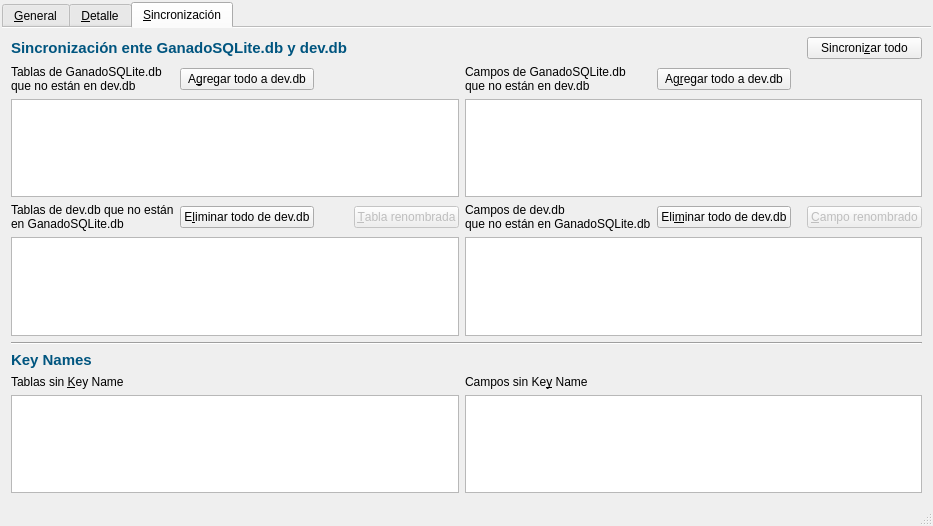
<?xml version="1.0" encoding="UTF-8"?>
<ui version="4.0">
 <class>MainWindow</class>
 <widget class="QMainWindow" name="MainWindow">
  <property name="geometry">
   <rect>
    <x>0</x>
    <y>0</y>
    <width>889</width>
    <height>526</height>
   </rect>
  </property>
  <property name="windowTitle">
   <string>Ganado - Documentación de la base de tatos</string>
  </property>
  <property name="windowIcon">
   <iconset>
    <normaloff>Doc.ico</normaloff>Doc.ico</iconset>
  </property>
  <widget class="QWidget" name="centralwidget">
   <layout class="QGridLayout" name="gridLayout_2">
    <property name="leftMargin">
     <number>2</number>
    </property>
    <property name="topMargin">
     <number>2</number>
    </property>
    <property name="rightMargin">
     <number>2</number>
    </property>
    <property name="bottomMargin">
     <number>2</number>
    </property>
    <property name="spacing">
     <number>2</number>
    </property>
    <item row="0" column="0">
     <widget class="QTabWidget" name="tabWidget">
      <property name="sizePolicy">
       <sizepolicy hsizetype="Preferred" vsizetype="Expanding">
        <horstretch>0</horstretch>
        <verstretch>0</verstretch>
       </sizepolicy>
      </property>
      <property name="tabPosition">
       <enum>QTabWidget::North</enum>
      </property>
      <property name="tabShape">
       <enum>QTabWidget::Rounded</enum>
      </property>
      <property name="currentIndex">
       <number>2</number>
      </property>
      <property name="iconSize">
       <size>
        <width>16</width>
        <height>16</height>
       </size>
      </property>
      <property name="documentMode">
       <bool>true</bool>
      </property>
      <property name="tabsClosable">
       <bool>false</bool>
      </property>
      <property name="movable">
       <bool>true</bool>
      </property>
      <property name="tabBarAutoHide">
       <bool>true</bool>
      </property>
      <widget class="QWidget" name="tabMain">
       <attribute name="title">
        <string>&amp;General</string>
       </attribute>
       <layout class="QGridLayout" name="gridLayout">
        <property name="leftMargin">
         <number>2</number>
        </property>
        <property name="topMargin">
         <number>2</number>
        </property>
        <property name="rightMargin">
         <number>2</number>
        </property>
        <property name="bottomMargin">
         <number>2</number>
        </property>
        <property name="spacing">
         <number>2</number>
        </property>
        <item row="0" column="0">
         <widget class="QTableView" name="tableViewDb">
          <property name="font">
           <font>
            <pointsize>8</pointsize>
           </font>
          </property>
          <property name="selectionMode">
           <enum>QAbstractItemView::SingleSelection</enum>
          </property>
          <property name="selectionBehavior">
           <enum>QAbstractItemView::SelectRows</enum>
          </property>
          <property name="horizontalScrollMode">
           <enum>QAbstractItemView::ScrollPerPixel</enum>
          </property>
          <property name="gridStyle">
           <enum>Qt::DotLine</enum>
          </property>
          <attribute name="horizontalHeaderVisible">
           <bool>false</bool>
          </attribute>
          <attribute name="verticalHeaderVisible">
           <bool>false</bool>
          </attribute>
          <attribute name="verticalHeaderMinimumSectionSize">
           <number>12</number>
          </attribute>
          <attribute name="verticalHeaderDefaultSectionSize">
           <number>14</number>
          </attribute>
         </widget>
        </item>
        <item row="1" column="0">
         <layout class="QHBoxLayout" name="horizontalLayout">
          <item>
           <widget class="QPushButton" name="btnTablesToCSV">
            <property name="text">
             <string>Exportar &amp;Tablas...</string>
            </property>
           </widget>
          </item>
          <item>
           <widget class="QPushButton" name="btnFieldsToCSV">
            <property name="text">
             <string>Exportar &amp;Campos...</string>
            </property>
           </widget>
          </item>
          <item>
           <spacer name="horizontalSpacer_6">
            <property name="orientation">
             <enum>Qt::Horizontal</enum>
            </property>
            <property name="sizeHint" stdset="0">
             <size>
              <width>623</width>
              <height>20</height>
             </size>
            </property>
           </spacer>
          </item>
         </layout>
        </item>
       </layout>
      </widget>
      <widget class="QWidget" name="tabDetail">
       <attribute name="title">
        <string>&amp;Detalle</string>
       </attribute>
       <layout class="QGridLayout" name="gridLayout_3" columnstretch="0,0">
        <property name="leftMargin">
         <number>6</number>
        </property>
        <property name="topMargin">
         <number>3</number>
        </property>
        <property name="rightMargin">
         <number>6</number>
        </property>
        <property name="bottomMargin">
         <number>6</number>
        </property>
        <property name="horizontalSpacing">
         <number>6</number>
        </property>
        <property name="verticalSpacing">
         <number>3</number>
        </property>
        <item row="0" column="0">
         <widget class="QLabel" name="lblTabla">
          <property name="palette">
           <palette>
            <active>
             <colorrole role="WindowText">
              <brush brushstyle="SolidPattern">
               <color alpha="255">
                <red>0</red>
                <green>85</green>
                <blue>127</blue>
               </color>
              </brush>
             </colorrole>
            </active>
            <inactive>
             <colorrole role="WindowText">
              <brush brushstyle="SolidPattern">
               <color alpha="255">
                <red>0</red>
                <green>85</green>
                <blue>127</blue>
               </color>
              </brush>
             </colorrole>
            </inactive>
            <disabled>
             <colorrole role="WindowText">
              <brush brushstyle="SolidPattern">
               <color alpha="255">
                <red>120</red>
                <green>120</green>
                <blue>120</blue>
               </color>
              </brush>
             </colorrole>
            </disabled>
           </palette>
          </property>
          <property name="font">
           <font>
            <pointsize>11</pointsize>
            <weight>75</weight>
            <bold>true</bold>
           </font>
          </property>
          <property name="text">
           <string>Tabla:</string>
          </property>
         </widget>
        </item>
        <item row="1" column="1">
         <widget class="QTableView" name="tableViewCampos">
          <property name="font">
           <font>
            <pointsize>8</pointsize>
           </font>
          </property>
          <property name="selectionMode">
           <enum>QAbstractItemView::SingleSelection</enum>
          </property>
          <property name="selectionBehavior">
           <enum>QAbstractItemView::SelectRows</enum>
          </property>
          <property name="horizontalScrollMode">
           <enum>QAbstractItemView::ScrollPerPixel</enum>
          </property>
          <property name="gridStyle">
           <enum>Qt::DotLine</enum>
          </property>
          <attribute name="horizontalHeaderVisible">
           <bool>false</bool>
          </attribute>
          <attribute name="verticalHeaderVisible">
           <bool>false</bool>
          </attribute>
          <attribute name="verticalHeaderMinimumSectionSize">
           <number>12</number>
          </attribute>
          <attribute name="verticalHeaderDefaultSectionSize">
           <number>14</number>
          </attribute>
         </widget>
        </item>
        <item row="0" column="1">
         <widget class="QLabel" name="lblCampos">
          <property name="palette">
           <palette>
            <active>
             <colorrole role="WindowText">
              <brush brushstyle="SolidPattern">
               <color alpha="255">
                <red>0</red>
                <green>85</green>
                <blue>127</blue>
               </color>
              </brush>
             </colorrole>
            </active>
            <inactive>
             <colorrole role="WindowText">
              <brush brushstyle="SolidPattern">
               <color alpha="255">
                <red>0</red>
                <green>85</green>
                <blue>127</blue>
               </color>
              </brush>
             </colorrole>
            </inactive>
            <disabled>
             <colorrole role="WindowText">
              <brush brushstyle="SolidPattern">
               <color alpha="255">
                <red>120</red>
                <green>120</green>
                <blue>120</blue>
               </color>
              </brush>
             </colorrole>
            </disabled>
           </palette>
          </property>
          <property name="font">
           <font>
            <pointsize>11</pointsize>
            <weight>75</weight>
            <bold>true</bold>
           </font>
          </property>
          <property name="text">
           <string>Campos de la tabla:</string>
          </property>
         </widget>
        </item>
        <item row="1" column="0">
         <widget class="QTableView" name="tableViewTablas">
          <property name="font">
           <font>
            <pointsize>8</pointsize>
           </font>
          </property>
          <property name="selectionMode">
           <enum>QAbstractItemView::SingleSelection</enum>
          </property>
          <property name="selectionBehavior">
           <enum>QAbstractItemView::SelectRows</enum>
          </property>
          <property name="horizontalScrollMode">
           <enum>QAbstractItemView::ScrollPerPixel</enum>
          </property>
          <property name="gridStyle">
           <enum>Qt::DotLine</enum>
          </property>
          <attribute name="horizontalHeaderVisible">
           <bool>false</bool>
          </attribute>
          <attribute name="verticalHeaderVisible">
           <bool>false</bool>
          </attribute>
          <attribute name="verticalHeaderMinimumSectionSize">
           <number>12</number>
          </attribute>
          <attribute name="verticalHeaderDefaultSectionSize">
           <number>14</number>
          </attribute>
         </widget>
        </item>
        <item row="2" column="0">
         <widget class="QLabel" name="lblValores">
          <property name="palette">
           <palette>
            <active>
             <colorrole role="WindowText">
              <brush brushstyle="SolidPattern">
               <color alpha="255">
                <red>0</red>
                <green>85</green>
                <blue>127</blue>
               </color>
              </brush>
             </colorrole>
            </active>
            <inactive>
             <colorrole role="WindowText">
              <brush brushstyle="SolidPattern">
               <color alpha="255">
                <red>0</red>
                <green>85</green>
                <blue>127</blue>
               </color>
              </brush>
             </colorrole>
            </inactive>
            <disabled>
             <colorrole role="WindowText">
              <brush brushstyle="SolidPattern">
               <color alpha="255">
                <red>120</red>
                <green>120</green>
                <blue>120</blue>
               </color>
              </brush>
             </colorrole>
            </disabled>
           </palette>
          </property>
          <property name="font">
           <font>
            <pointsize>11</pointsize>
            <weight>75</weight>
            <bold>true</bold>
           </font>
          </property>
          <property name="text">
           <string>Valores de la tabla:</string>
          </property>
         </widget>
        </item>
        <item row="3" column="0" colspan="2">
         <widget class="QTableView" name="tableViewValores">
          <property name="font">
           <font>
            <pointsize>8</pointsize>
           </font>
          </property>
          <property name="selectionMode">
           <enum>QAbstractItemView::SingleSelection</enum>
          </property>
          <property name="selectionBehavior">
           <enum>QAbstractItemView::SelectRows</enum>
          </property>
          <property name="horizontalScrollMode">
           <enum>QAbstractItemView::ScrollPerPixel</enum>
          </property>
          <property name="gridStyle">
           <enum>Qt::DotLine</enum>
          </property>
          <attribute name="horizontalHeaderVisible">
           <bool>false</bool>
          </attribute>
          <attribute name="verticalHeaderVisible">
           <bool>false</bool>
          </attribute>
          <attribute name="verticalHeaderMinimumSectionSize">
           <number>12</number>
          </attribute>
          <attribute name="verticalHeaderDefaultSectionSize">
           <number>14</number>
          </attribute>
         </widget>
        </item>
       </layout>
      </widget>
      <widget class="QWidget" name="tabSync">
       <attribute name="title">
        <string>&amp;Sincronización</string>
       </attribute>
       <layout class="QGridLayout" name="gridLayout_4">
        <item row="0" column="7">
         <widget class="QPushButton" name="btnSyncAll">
          <property name="text">
           <string>Sincroni&amp;zar todo</string>
          </property>
         </widget>
        </item>
        <item row="1" column="0">
         <widget class="QLabel" name="lblTablasWork">
          <property name="text">
           <string>Tablas de GanadoSQLite.db
que no están en dev.db</string>
          </property>
          <property name="buddy">
           <cstring>listViewTablasWork</cstring>
          </property>
         </widget>
        </item>
        <item row="0" column="0" colspan="3">
         <widget class="QLabel" name="lblSync">
          <property name="palette">
           <palette>
            <active>
             <colorrole role="WindowText">
              <brush brushstyle="SolidPattern">
               <color alpha="255">
                <red>0</red>
                <green>85</green>
                <blue>127</blue>
               </color>
              </brush>
             </colorrole>
            </active>
            <inactive>
             <colorrole role="WindowText">
              <brush brushstyle="SolidPattern">
               <color alpha="255">
                <red>0</red>
                <green>85</green>
                <blue>127</blue>
               </color>
              </brush>
             </colorrole>
            </inactive>
            <disabled>
             <colorrole role="WindowText">
              <brush brushstyle="SolidPattern">
               <color alpha="255">
                <red>120</red>
                <green>120</green>
                <blue>120</blue>
               </color>
              </brush>
             </colorrole>
            </disabled>
           </palette>
          </property>
          <property name="font">
           <font>
            <pointsize>11</pointsize>
            <weight>75</weight>
            <bold>true</bold>
           </font>
          </property>
          <property name="text">
           <string>Sincronización ente GanadoSQLite.db y dev.db</string>
          </property>
         </widget>
        </item>
        <item row="0" column="3" colspan="4">
         <spacer name="horizontalSpacer_5">
          <property name="orientation">
           <enum>Qt::Horizontal</enum>
          </property>
          <property name="sizeHint" stdset="0">
           <size>
            <width>402</width>
            <height>20</height>
           </size>
          </property>
         </spacer>
        </item>
        <item row="1" column="1">
         <widget class="QPushButton" name="btnSincTablas1">
          <property name="text">
           <string>A&amp;gregar todo a dev.db</string>
          </property>
         </widget>
        </item>
        <item row="3" column="0">
         <widget class="QLabel" name="lblTablasDoc">
          <property name="text">
           <string>Tablas de dev.db que no están
en GanadoSQLite.db</string>
          </property>
          <property name="buddy">
           <cstring>listViewTablasDoc</cstring>
          </property>
         </widget>
        </item>
        <item row="3" column="2">
         <spacer name="horizontalSpacer_3">
          <property name="orientation">
           <enum>Qt::Horizontal</enum>
          </property>
          <property name="sizeHint" stdset="0">
           <size>
            <width>40</width>
            <height>20</height>
           </size>
          </property>
         </spacer>
        </item>
        <item row="3" column="4">
         <widget class="QLabel" name="lblCamposDoc">
          <property name="text">
           <string>Campos de dev.db
que no están en GanadoSQLite.db</string>
          </property>
          <property name="buddy">
           <cstring>listViewCamposDoc</cstring>
          </property>
         </widget>
        </item>
        <item row="3" column="5">
         <widget class="QPushButton" name="btnSincCampos2">
          <property name="text">
           <string>Eli&amp;minar todo de dev.db</string>
          </property>
         </widget>
        </item>
        <item row="4" column="0" colspan="4">
         <widget class="QListView" name="listViewTablasDoc">
          <property name="font">
           <font>
            <pointsize>8</pointsize>
           </font>
          </property>
          <property name="gridSize">
           <size>
            <width>0</width>
            <height>14</height>
           </size>
          </property>
         </widget>
        </item>
        <item row="2" column="0" colspan="4">
         <widget class="QListView" name="listViewTablasWork">
          <property name="font">
           <font>
            <pointsize>8</pointsize>
           </font>
          </property>
          <property name="gridSize">
           <size>
            <width>0</width>
            <height>14</height>
           </size>
          </property>
         </widget>
        </item>
        <item row="3" column="7">
         <widget class="QPushButton" name="btnRenamedField">
          <property name="enabled">
           <bool>false</bool>
          </property>
          <property name="text">
           <string>&amp;Campo renombrado</string>
          </property>
         </widget>
        </item>
        <item row="1" column="5">
         <widget class="QPushButton" name="btnSincCampos1">
          <property name="text">
           <string>Ag&amp;regar todo a dev.db</string>
          </property>
         </widget>
        </item>
        <item row="2" column="4" colspan="4">
         <widget class="QListView" name="listViewCamposWork">
          <property name="font">
           <font>
            <pointsize>8</pointsize>
           </font>
          </property>
          <property name="gridSize">
           <size>
            <width>0</width>
            <height>14</height>
           </size>
          </property>
         </widget>
        </item>
        <item row="4" column="4" colspan="4">
         <widget class="QListView" name="listViewCamposDoc">
          <property name="font">
           <font>
            <pointsize>8</pointsize>
           </font>
          </property>
          <property name="gridSize">
           <size>
            <width>0</width>
            <height>14</height>
           </size>
          </property>
         </widget>
        </item>
        <item row="5" column="0" colspan="8">
         <widget class="Line" name="line">
          <property name="orientation">
           <enum>Qt::Horizontal</enum>
          </property>
         </widget>
        </item>
        <item row="6" column="0">
         <widget class="QLabel" name="lblKeyNames">
          <property name="palette">
           <palette>
            <active>
             <colorrole role="WindowText">
              <brush brushstyle="SolidPattern">
               <color alpha="255">
                <red>0</red>
                <green>85</green>
                <blue>127</blue>
               </color>
              </brush>
             </colorrole>
            </active>
            <inactive>
             <colorrole role="WindowText">
              <brush brushstyle="SolidPattern">
               <color alpha="255">
                <red>0</red>
                <green>85</green>
                <blue>127</blue>
               </color>
              </brush>
             </colorrole>
            </inactive>
            <disabled>
             <colorrole role="WindowText">
              <brush brushstyle="SolidPattern">
               <color alpha="255">
                <red>120</red>
                <green>120</green>
                <blue>120</blue>
               </color>
              </brush>
             </colorrole>
            </disabled>
           </palette>
          </property>
          <property name="font">
           <font>
            <pointsize>11</pointsize>
            <weight>75</weight>
            <bold>true</bold>
           </font>
          </property>
          <property name="text">
           <string>Key Names</string>
          </property>
         </widget>
        </item>
        <item row="3" column="1">
         <widget class="QPushButton" name="btnSincTablas2">
          <property name="text">
           <string>E&amp;liminar todo de dev.db</string>
          </property>
         </widget>
        </item>
        <item row="1" column="4">
         <widget class="QLabel" name="lblCamposWork">
          <property name="text">
           <string>Campos de GanadoSQLite.db
que no están en dev.db</string>
          </property>
          <property name="buddy">
           <cstring>listViewCamposWork</cstring>
          </property>
         </widget>
        </item>
        <item row="3" column="6">
         <spacer name="horizontalSpacer_4">
          <property name="orientation">
           <enum>Qt::Horizontal</enum>
          </property>
          <property name="sizeHint" stdset="0">
           <size>
            <width>40</width>
            <height>20</height>
           </size>
          </property>
         </spacer>
        </item>
        <item row="7" column="0">
         <widget class="QLabel" name="lblTablasSinKeyName">
          <property name="text">
           <string>Tablas sin &amp;Key Name</string>
          </property>
          <property name="buddy">
           <cstring>listViewTablasSinKeyName</cstring>
          </property>
         </widget>
        </item>
        <item row="3" column="3">
         <widget class="QPushButton" name="btnRenamedTable">
          <property name="enabled">
           <bool>false</bool>
          </property>
          <property name="sizePolicy">
           <sizepolicy hsizetype="Minimum" vsizetype="Fixed">
            <horstretch>0</horstretch>
            <verstretch>0</verstretch>
           </sizepolicy>
          </property>
          <property name="text">
           <string>&amp;Tabla renombrada</string>
          </property>
         </widget>
        </item>
        <item row="8" column="0" colspan="4">
         <widget class="QListView" name="listViewTablasSinKeyName">
          <property name="font">
           <font>
            <pointsize>8</pointsize>
           </font>
          </property>
          <property name="gridSize">
           <size>
            <width>0</width>
            <height>14</height>
           </size>
          </property>
         </widget>
        </item>
        <item row="8" column="4" colspan="4">
         <widget class="QListView" name="listViewCamposSinKeyName">
          <property name="font">
           <font>
            <pointsize>8</pointsize>
           </font>
          </property>
          <property name="iconSize">
           <size>
            <width>0</width>
            <height>0</height>
           </size>
          </property>
          <property name="gridSize">
           <size>
            <width>0</width>
            <height>14</height>
           </size>
          </property>
         </widget>
        </item>
        <item row="7" column="4">
         <widget class="QLabel" name="lblCamposSinKeyName">
          <property name="text">
           <string>Campos sin Ke&amp;y Name</string>
          </property>
          <property name="buddy">
           <cstring>listViewCamposSinKeyName</cstring>
          </property>
         </widget>
        </item>
        <item row="1" column="6">
         <spacer name="horizontalSpacer_2">
          <property name="orientation">
           <enum>Qt::Horizontal</enum>
          </property>
          <property name="sizeHint" stdset="0">
           <size>
            <width>40</width>
            <height>20</height>
           </size>
          </property>
         </spacer>
        </item>
        <item row="1" column="2">
         <spacer name="horizontalSpacer">
          <property name="orientation">
           <enum>Qt::Horizontal</enum>
          </property>
          <property name="sizeHint" stdset="0">
           <size>
            <width>40</width>
            <height>20</height>
           </size>
          </property>
         </spacer>
        </item>
       </layout>
      </widget>
     </widget>
    </item>
   </layout>
  </widget>
  <widget class="QMenuBar" name="menubar">
   <property name="geometry">
    <rect>
     <x>0</x>
     <y>0</y>
     <width>889</width>
     <height>21</height>
    </rect>
   </property>
  </widget>
  <widget class="QStatusBar" name="statusbar">
   <property name="palette">
    <palette>
     <active>
      <colorrole role="Text">
       <brush brushstyle="SolidPattern">
        <color alpha="255">
         <red>0</red>
         <green>0</green>
         <blue>255</blue>
        </color>
       </brush>
      </colorrole>
      <colorrole role="PlaceholderText">
       <brush brushstyle="NoBrush">
        <color alpha="128">
         <red>0</red>
         <green>0</green>
         <blue>255</blue>
        </color>
       </brush>
      </colorrole>
     </active>
     <inactive>
      <colorrole role="Text">
       <brush brushstyle="SolidPattern">
        <color alpha="255">
         <red>0</red>
         <green>0</green>
         <blue>255</blue>
        </color>
       </brush>
      </colorrole>
      <colorrole role="PlaceholderText">
       <brush brushstyle="NoBrush">
        <color alpha="128">
         <red>0</red>
         <green>0</green>
         <blue>255</blue>
        </color>
       </brush>
      </colorrole>
     </inactive>
     <disabled>
      <colorrole role="Text">
       <brush brushstyle="SolidPattern">
        <color alpha="255">
         <red>120</red>
         <green>120</green>
         <blue>120</blue>
        </color>
       </brush>
      </colorrole>
      <colorrole role="PlaceholderText">
       <brush brushstyle="NoBrush">
        <color alpha="128">
         <red>0</red>
         <green>0</green>
         <blue>255</blue>
        </color>
       </brush>
      </colorrole>
     </disabled>
    </palette>
   </property>
  </widget>
 </widget>
 <resources/>
 <connections/>
</ui>
